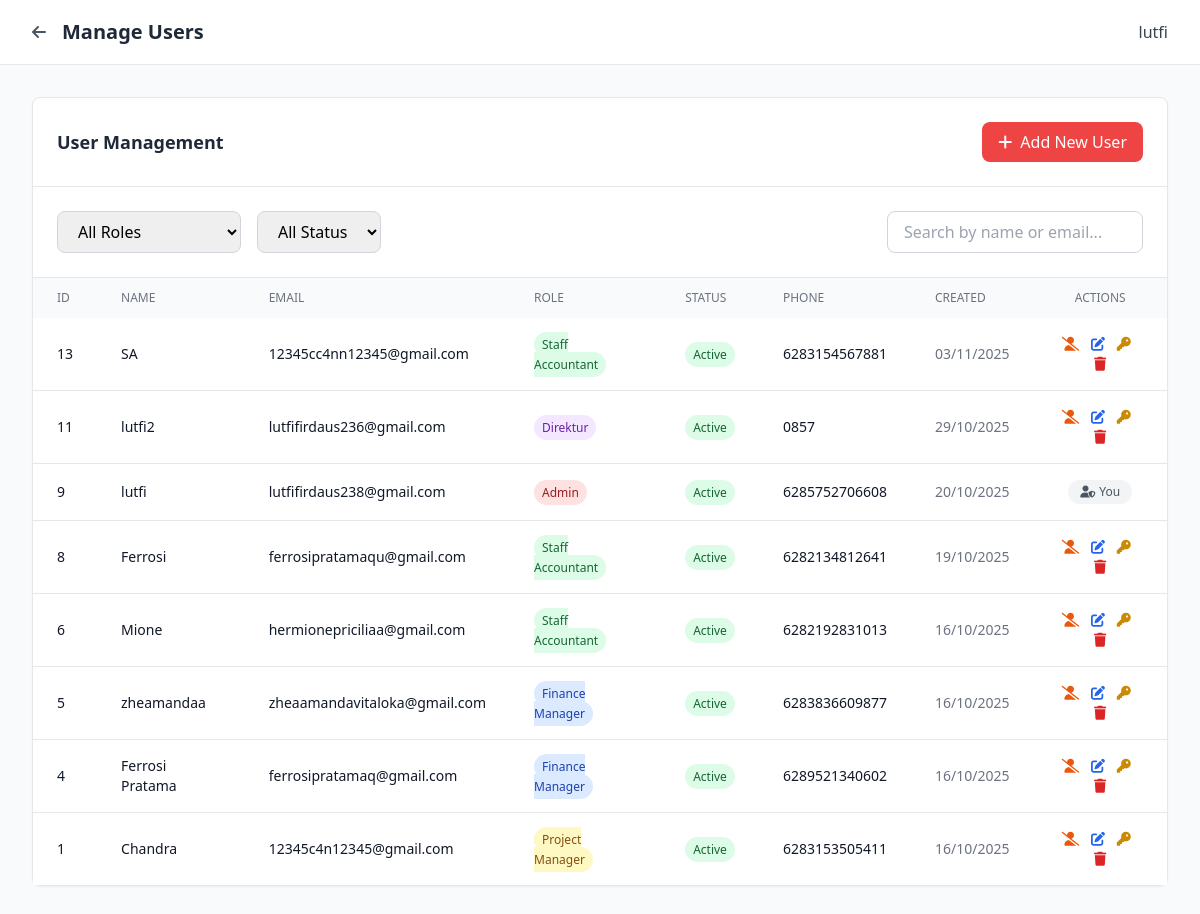
Screenshot of /pages/admin/manage_users.php (signed in) with the database file from the repository.
### tables this page shows
CREATE TABLE `user` (
  `id_user` int(11) NOT NULL,
  `nama` varchar(255) NOT NULL,
  `role` enum('Project Manager','Finance Manager','Staff Accountant','Direktur','Admin') NOT NULL COMMENT 'User role: PM, FM, SA, Direktur, or Admin',
  `status` enum('active','inactive','pending') NOT NULL DEFAULT 'inactive' COMMENT 'Account status: active=can login, inactive=deactivated by admin, pending=awaiting admin approval',
  `email` varchar(255) NOT NULL,
  `no_HP` varchar(20) DEFAULT NULL,
  `password_hash` varchar(255) NOT NULL,
  `created_at` timestamp NOT NULL DEFAULT current_timestamp(),
  `updated_at` timestamp NOT NULL DEFAULT current_timestamp() ON UPDATE current_timestamp(),
  `last_notification_check` timestamp NULL DEFAULT NULL
);

### pages/admin/manage_users.php (the view, shortened to what this page needs)
<?php
require_once '../../includes/config.php';
$user_name = $_SESSION['user_name'];
$current_user_id = $_SESSION['user_id'];
function countAdmins($conn) {
    $result = $conn->query("SELECT COUNT(*) as count FROM user WHERE role = 'Admin'");
    return $result->fetch_assoc()['count'];
}
$users = $conn->query("SELECT * FROM user ORDER BY created_at DESC");
$admin_count = countAdmins($conn);
?>
<!DOCTYPE html>
<html lang="id">
<head>
    <script src="https://cdn.tailwindcss.com"></script>
    <link rel="stylesheet" href="https://cdnjs.cloudflare.com/ajax/libs/font-awesome/6.4.0/css/all.min.css">
</head>
<body class="bg-gray-50 min-h-screen">
    <header class="bg-white border-b border-gray-200 sticky top-0 z-50">
        <div class="max-w-7xl mx-auto px-4 sm:px-6 lg:px-8">
            <div class="flex justify-between items-center h-16">
                <div class="flex items-center space-x-4">
                    <a href="../dashboards/dashboard_admin.php" class="text-gray-600 hover:text-gray-800">
                        <i class="fas fa-arrow-left"></i>
                    </a>
                    <h1 class="text-xl font-bold text-gray-800">Manage Users</h1>
                </div>
                <span class="text-gray-700 font-medium"><?php echo $user_name; ?></span>
            </div>
        </div>
    </header>
    <main class="max-w-7xl mx-auto px-4 sm:px-6 lg:px-8 py-8">
        <div class="bg-white border border-gray-200 rounded-lg shadow-sm mb-6">
            <div class="p-6 border-b border-gray-200 flex justify-between items-center">
                <h3 class="text-lg font-bold text-gray-800">User Management</h3>
                <button onclick="openCreateModal()" class="px-4 py-2 bg-red-500 text-white rounded-lg hover:bg-red-600">
                    <i class="fas fa-plus mr-2"></i>Add New User
                </button>
            </div>
            <div class="p-6 border-b border-gray-200 flex justify-between items-center">
                <div class="flex space-x-4">
                    <select id="roleFilter" class="px-4 py-2 border border-gray-300 rounded-lg">
                        <option value="">All Roles</option>
                    </select>
                    <select id="statusFilter" class="px-4 py-2 border border-gray-300 rounded-lg">
                        <option value="">All Status</option>
                    </select>
                </div>
                <input type="text" id="searchInput" placeholder="Search by name or email..."
                    class="px-4 py-2 border border-gray-300 rounded-lg w-64">
            </div>
            <div class="overflow-x-auto">
                <table class="w-full" id="usersTable">
                    <thead class="bg-gray-50">
                        <tr>
                            <th class="px-6 py-3 text-left text-xs font-medium text-gray-500 uppercase">ID</th>
                            <th class="px-6 py-3 text-left text-xs font-medium text-gray-500 uppercase">Name</th>
                            <th class="px-6 py-3 text-left text-xs font-medium text-gray-500 uppercase">Email</th>
                            <th class="px-6 py-3 text-left text-xs font-medium text-gray-500 uppercase">Role</th>
                            <th class="px-6 py-3 text-left text-xs font-medium text-gray-500 uppercase">Status</th>
                            <th class="px-6 py-3 text-left text-xs font-medium text-gray-500 uppercase">Phone</th>
                            <th class="px-6 py-3 text-left text-xs font-medium text-gray-500 uppercase">Created</th>
                            <th class="px-6 py-3 text-center text-xs font-medium text-gray-500 uppercase">Actions</th>
                        </tr>
                    </thead>
                    <tbody class="bg-white divide-y divide-gray-200">
                        <?php while ($user = $users->fetch_assoc()): ?>
                        <tr class="hover:bg-gray-50" data-role="<?php echo $user['role']; ?>" data-status="<?php echo $user['status'] ?? 'active'; ?>" data-search="<?php echo strtolower($user['nama'] . ' ' . $user['email']); ?>">
                            <td class="px-6 py-4 text-sm text-gray-900"><?php echo $user['id_user']; ?></td>
                            <td class="px-6 py-4 text-sm text-gray-900 font-medium"><?php echo htmlspecialchars($user['nama']); ?></td>
                            <td class="px-6 py-4 text-sm text-gray-900"><?php echo htmlspecialchars($user['email']); ?></td>
                            <td class="px-6 py-4 text-sm">
                                <span class="px-2 py-1 rounded-full text-xs font-medium
                                    <?php
                                    $role_colors = [
                                        'Admin' => 'bg-red-100 text-red-800',
                                        'Direktur' => 'bg-purple-100 text-purple-800',
                                        'Finance Manager' => 'bg-blue-100 text-blue-800',
                                        'Staff Accountant' => 'bg-green-100 text-green-800',
                                        'Project Manager' => 'bg-yellow-100 text-yellow-800'
                                    ];
                                    echo $role_colors[$user['role']] ?? 'bg-gray-100 text-gray-800';
                                    ?>">
                                    <?php echo $user['role']; ?>
                                </span>
                            </td>
                            <td class="px-6 py-4 text-sm">
                                <span class="px-2 py-1 rounded-full text-xs font-medium
                                    <?php
                                    $status_colors = [
                                        'active' => 'bg-green-100 text-green-800',
                                        'inactive' => 'bg-red-100 text-red-800',
                                        'pending' => 'bg-yellow-100 text-yellow-800'
                                    ];
                                    $user_status = $user['status'] ?? 'active';
                                    echo $status_colors[$user_status] ?? 'bg-gray-100 text-gray-800';
                                    ?>">
                                    <?php echo ucfirst($user_status); ?>
                                </span>
                            </td>
                            <td class="px-6 py-4 text-sm text-gray-900"><?php echo htmlspecialchars($user['no_HP'] ?? '-'); ?></td>
                            <td class="px-6 py-4 text-sm text-gray-500"><?php echo date('d/m/Y', strtotime($user['created_at'])); ?></td>
                            <td class="px-6 py-4 text-sm text-center">
                                <?php
                                $is_self = ($user['id_user'] == $current_user_id);
                                $is_last_admin = ($user['role'] === 'Admin' && $admin_count <= 1);
                                ?>
                                <?php if ($is_self): ?>
                                    <span class="inline-flex items-center px-3 py-1 rounded-full text-xs font-medium bg-gray-100 text-gray-600">
                                        <i class="fas fa-user-shield mr-1"></i> You
                                    </span>
                                <?php elseif ($is_last_admin): ?>
                                    <span class="inline-flex items-center px-3 py-1 rounded-full text-xs font-medium bg-yellow-100 text-yellow-700" title="Last admin - cannot be modified">
                                        <i class="fas fa-shield-alt mr-1"></i> Protected
                                    </span>
                                <?php else: ?>
                                    <button onclick='toggleUserStatus(<?php echo $user['id_user']; ?>, "<?php echo $user['status'] ?? 'active'; ?>", "<?php echo htmlspecialchars($user['nama']); ?>")'
                                        class="text-<?php echo ($user['status'] ?? 'active') === 'active' ? 'orange' : 'green'; ?>-600 hover:text-<?php echo ($user['status'] ?? 'active') === 'active' ? 'orange' : 'green'; ?>-900 mr-2"
                                        title="<?php echo ($user['status'] ?? 'active') === 'active' ? 'Deactivate' : 'Activate'; ?> user">
                                        <i class="fas fa-<?php echo ($user['status'] ?? 'active') === 'active' ? 'user-slash' : 'user-check'; ?>"></i>
                                    </button>
                                    <button onclick='openEditModal(<?php echo json_encode($user); ?>)'
                                        class="text-blue-600 hover:text-blue-900 mr-2" title="Edit user">
                                        <i class="fas fa-edit"></i>
                                    </button>
                                    <button onclick='openResetPasswordModal(<?php echo $user['id_user']; ?>, "<?php echo htmlspecialchars($user['nama']); ?>")'
                                        class="text-yellow-600 hover:text-yellow-900 mr-2" title="Reset password">
                                        <i class="fas fa-key"></i>
                                    </button>
                                    <button onclick='confirmDelete(<?php echo $user['id_user']; ?>, "<?php echo htmlspecialchars($user['nama']); ?>")'
                                        class="text-red-600 hover:text-red-900" title="Delete user">
                                        <i class="fas fa-trash"></i>
                                    </button>
                                <?php endif; ?>
                            </td>
                        </tr>
                        <?php endwhile; ?>
                    </tbody>
                </table>
            </div>
        </div>
    </main>
</body>
</html>

### rows the page displays
user: id_user "13", nama "SA", email "12345cc4nn12345@gmail.com", role "Staff Accountant", status "Active", no_HP "6283154567881", created_at "03/11/2025"
user: id_user "11", nama "lutfi2", email "lutfifirdaus236@gmail.com", role "Direktur", status "Active", no_HP "0857", created_at "29/10/2025"
user: id_user "9", nama "lutfi", email "lutfifirdaus238@gmail.com", role "Admin", status "Active", no_HP "6285752706608", created_at "20/10/2025", shows "You"
user: id_user "8", nama "Ferrosi", email "ferrosipratamaqu@gmail.com", role "Staff Accountant", status "Active", no_HP "6282134812641", created_at "19/10/2025"
user: id_user "6", nama "Mione", email "hermionepriciliaa@gmail.com", role "Staff Accountant", status "Active", no_HP "6282192831013", created_at "16/10/2025"
user: id_user "5", nama "zheamandaa", email "zheaamandavitaloka@gmail.com", role "Finance Manager", status "Active", no_HP "6283836609877", created_at "16/10/2025"
user: id_user "4", nama "Ferrosi Pratama", email "ferrosipratamaq@gmail.com", role "Finance Manager", status "Active", no_HP "6289521340602", created_at "16/10/2025"
user: id_user "1", nama "Chandra", email "12345c4n12345@gmail.com", role "Project Manager", status "Active", no_HP "6283153505411", created_at "16/10/2025"

### other values shown
$user_name "lutfi"
